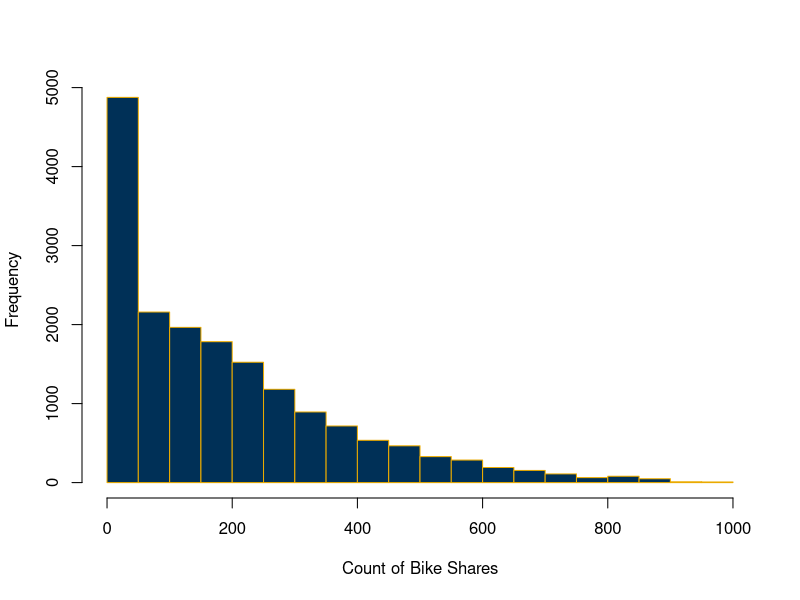
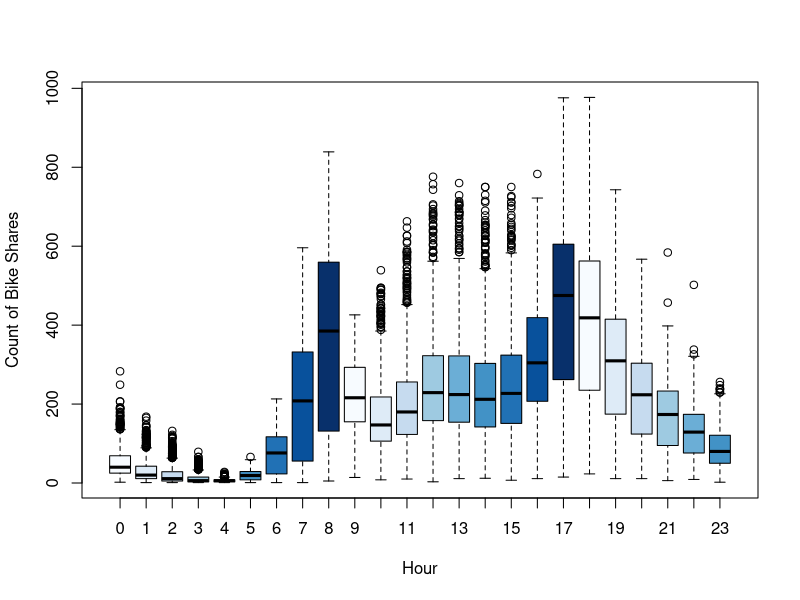
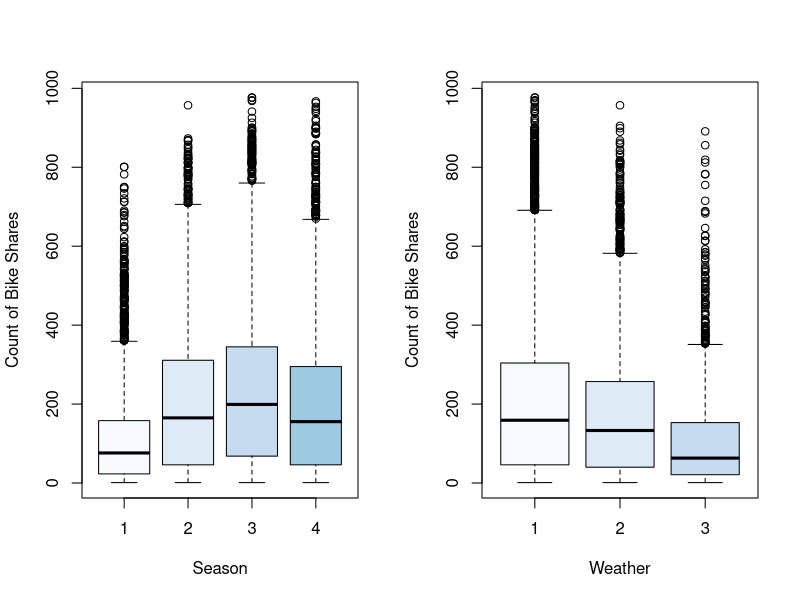
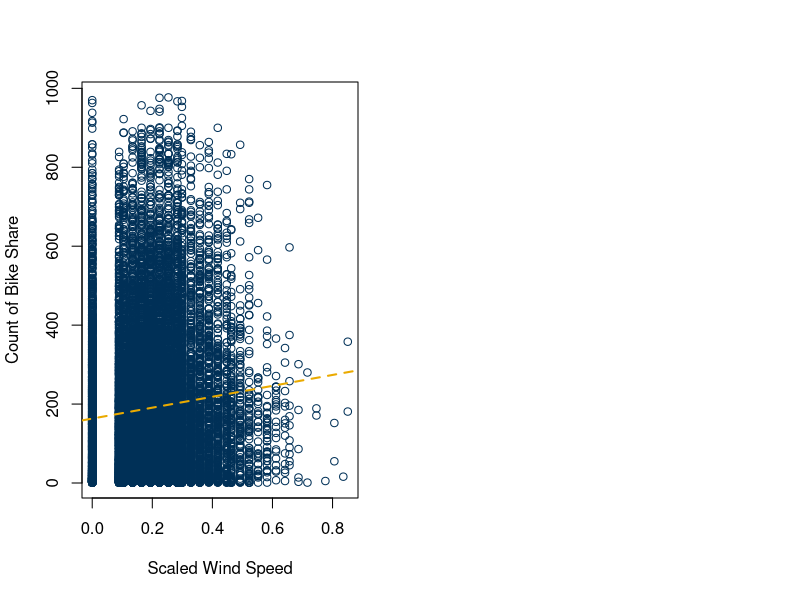
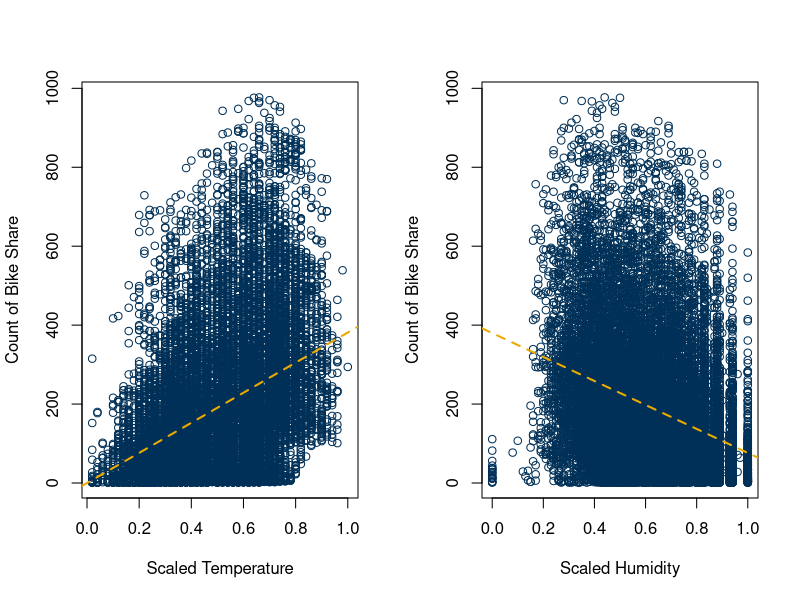
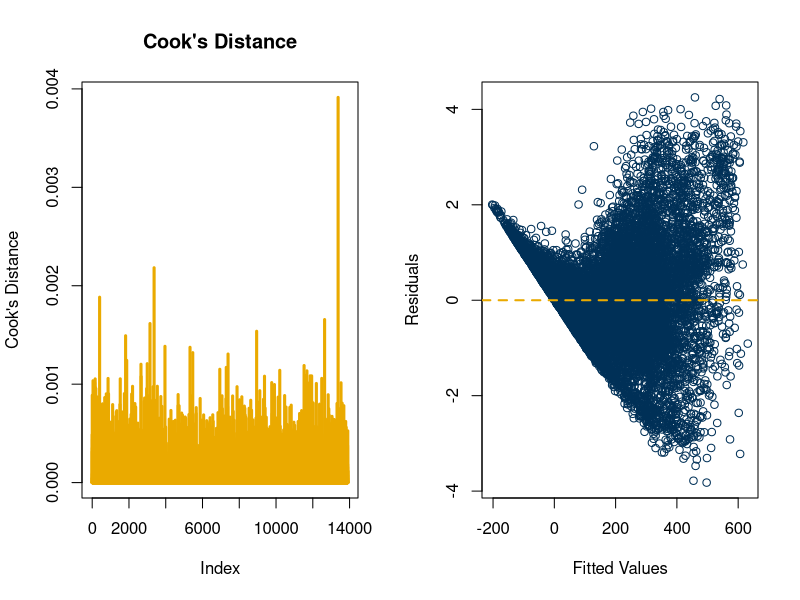
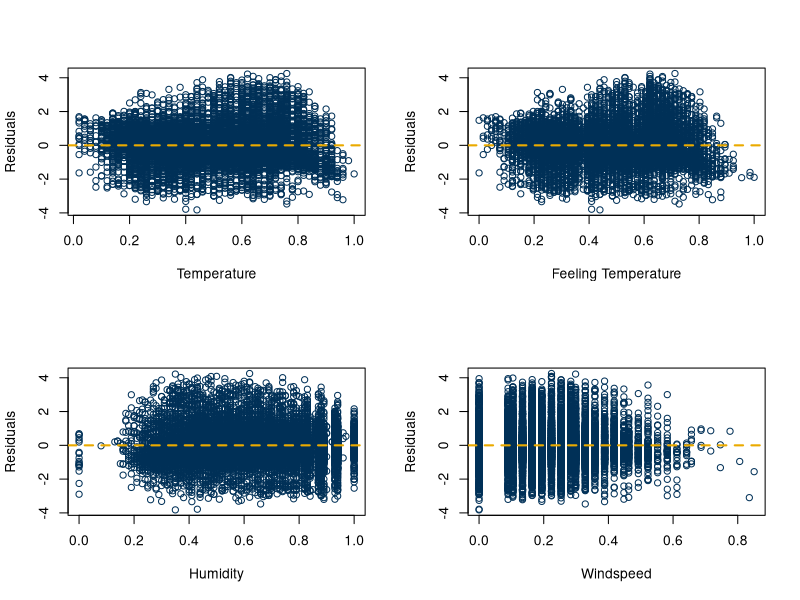
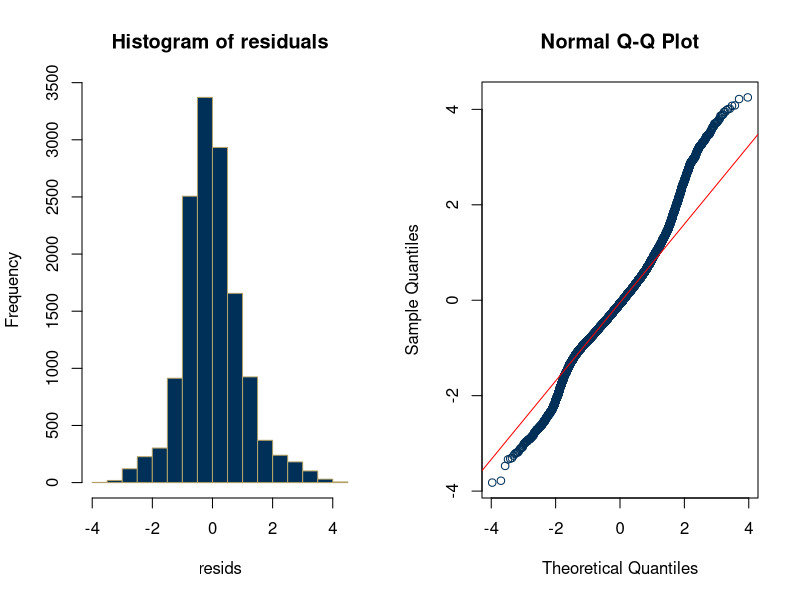

The R script that drew these images, in order: (Note: this script raises an error after producing the figures.)
## ---- chunk 1
knitr::opts_chunk$set(echo = TRUE)
## ---- chunk 2
# Set colors
gtblue = rgb(0, 48, 87, maxColorValue = 255)
techgold = rgb(179, 163, 105, maxColorValue = 255)
buzzgold = rgb(234, 170, 0, maxColorValue = 255)
bobbyjones = rgb(55, 113, 23, maxColorValue = 255)
# Read the data using read.csv
data = read.csv("Bikes.csv")
# Show the number of observations
obs = nrow(data)
cat("There are", obs, "observations in the data")
## ---- chunk 3
# Check the distribution of the response, cnt
hist(data$cnt,
     main="",
     xlab="Count of Bike Shares",
     border=buzzgold,
     col=gtblue)
## ---- chunk 4
# Check the response, cnt, against time of day
boxplot(cnt~hr,
        main="",
        xlab="Hour",
        ylab="Count of Bike Shares",
        col=blues9,
        data=data)
## ---- chunk 5
par(mfrow=c(1, 2))

# Plot cnt against season
boxplot(cnt~season,
        main="",
        xlab="Season",
        ylab="Count of Bike Shares",
        col=blues9,
        data=data)

# Plot cnt against weather
boxplot(cnt~weathersit,
        main="",
        xlab="Weather",
        ylab="Count of Bike Shares",
        col=blues9,
        data=data)
## ---- chunk 6
plot(data$windspeed,
     data$cnt,
     xlab="Scaled Wind Speed",
     ylab="Count of Bike Share",
     main="",
     col=gtblue)
abline(lm(cnt~windspeed, data=data), 
       col=buzzgold, 
       lty=2, lwd=2)
## ---- chunk 7
par(mfrow=c(1, 2))

plot(data$temp, 
     data$cnt, 
     xlab="Scaled Temperature",
     ylab="Count of Bike Share",
     main="",
     col=gtblue)
abline(lm(cnt~temp, data=data), col=buzzgold, lty=2, lwd=2)

plot(data$hum, 
     data$cnt, 
     xlab="Scaled Humidity",
     ylab="Count of Bike Share",
     main="",
     col=gtblue)
abline(lm(cnt~hum, data=data), col=buzzgold, lty=2, lwd=2)
## ---- chunk 8
# Set a seed for reproducibility
set.seed(9)

# Remove the irrelevant columns
clean_data = data[-c(1,2,9,15,16)]

# Convert the numerical categorical variables to predictors
clean_data$season = as.factor(clean_data$season)
clean_data$yr = as.factor(clean_data$yr)
clean_data$mnth = as.factor(clean_data$mnth)
clean_data$hr = as.factor(clean_data$hr)
clean_data$holiday = as.factor(clean_data$holiday)
clean_data$weekday = as.factor(clean_data$weekday)
clean_data$weathersit = as.factor(clean_data$weathersit)

# 80% Train 20% Test split
sample_size = floor(0.8*nrow(clean_data))
picked = sample(seq_len(nrow(clean_data)), size=sample_size)
train = clean_data[picked,]
test = clean_data[-picked,]
## ---- chunk 9
# Create a multiple linear regression model
model1 = lm(cnt ~ ., data=train)
summary(model1)
## ---- chunk 10
which(summary(model1)$coeff[,4]>0.05)
## ---- chunk 11
summary(data$weathersit)
## ---- chunk 12
# Create dummy variables
weathersit.1 = ifelse(data$weathersit == 1, 1, 0)
weathersit.2 = ifelse(data$weathersit == 2, 1, 0)
weathersit.3 = ifelse(data$weathersit == 3, 1, 0)

# Include all dummy variables without intercept
fit.1 = lm(cnt ~ weathersit.1 + weathersit.2
           + weathersit.3 - 1, data=data)
# Include 2 dummy variables with intercept
fit.2 = lm(cnt ~ weathersit.2 + weathersit.3,
           data=data)
# Use categorical variable
fit.3 = lm(cnt ~ weathersit, data=clean_data)

summary(fit.1)
summary(fit.2)
summary(fit.3)
## ---- chunk 13
# Cook’s Distance
cook = cooks.distance(model1)
plot(cook,
     type="h",
     lwd=3,
     col=buzzgold,
     ylab = "Cook's Distance",
     main="Cook's Distance")

## ---- chunk 14
library(car)
round(vif(model1),3)
## ---- chunk 15
# Extract the standardized residuals
resids = rstandard(model1)
fits = model1$fitted

# Plot the standardized residuals against
# fitted values
plot(fits, resids,
     xlab="Fitted Values",
     ylab="Residuals",
     main="",
     col=gtblue)
abline(0, 0, 
       col=buzzgold, 
       lty=2, lwd=2)
## ---- chunk 16
par(mfrow=c(2,2))
# Plot the standardized residuals against
# temperature
plot(train$temp, resids,
     xlab="Temperature",
     ylab="Residuals",
     main="",
     col=gtblue)
abline(0, 0, 
       col=buzzgold, 
       lty=2, lwd=2)
plot(train$atemp, resids,
     xlab="Feeling Temperature",
     ylab="Residuals",
     main="",
     col=gtblue)
abline(0, 0, 
       col=buzzgold, 
       lty=2, lwd=2)
plot(train$hum, resids,
     xlab="Humidity",
     ylab="Residuals",
     main="",
     col=gtblue)
abline(0, 0, 
       col=buzzgold, 
       lty=2, lwd=2)
plot(train$windspeed, resids,
     xlab="Windspeed",
     ylab="Residuals",
     main="",
     col=gtblue)
abline(0, 0, 
       col=buzzgold, 
       lty=2, lwd=2)
## ---- chunk 17
par(mfrow=c(1,2))
# Plot histogram of std residuals
hist(resids,
     nclass=20,
     col=gtblue,
     border=techgold,
     main="Histogram of residuals")

# qq plot of std residuals
qqnorm(resids,       
       col=gtblue)
qqline(resids,
       col="red")

## ---- chunk 18
# Box-Cox Transformation
bc = boxCox(model1)
lambda = bc$x[which(bc$y==max(bc$y))]
cat("Optimal lambda:", lambda)

# Fitting the model with square root
# transformation
model2 = lm(sqrt(cnt)~., data=train)
summary(model2)

## ---- chunk 19
which(summary(model2)$coeff[,4]>0.05)

## ---- chunk 20
cat('R-squared:', summary(model2)$r.squared)
## ---- chunk 21
vif(model2)
## ---- chunk 22
# Extract the standardized residuals
resids2 = rstandard(model2)
fits2 = model2$fitted

par(mfrow=c(3,3))
# Constant Variance Assumption
plot(fits2, resids2,
     xlab="Fitted Values",
     ylab="Residuals",
     main="",
     col=gtblue)
abline(0, 0, 
       col=buzzgold, 
       lty=2, lwd=2)
# Plot the standardized residuals against
# temperature
plot(train$temp, resids2,
     xlab="Temperature",
     ylab="Residuals",
     main="",
     col=gtblue)
abline(0, 0, 
       col=buzzgold, 
       lty=2, lwd=2)
plot(train$atemp, resids2,
     xlab="Feeling Temperature",
     ylab="Residuals",
     main="",
     col=gtblue)
abline(0, 0, 
       col=buzzgold, 
       lty=2, lwd=2)
plot(train$hum, resids2,
     xlab="Humidity",
     ylab="Residuals",
     main="",
     col=gtblue)
abline(0, 0, 
       col=buzzgold, 
       lty=2, lwd=2)
plot(train$windspeed, resids2,
     xlab="Windspeed",
     ylab="Residuals",
     main="",
     col=gtblue)
abline(0, 0, 
       col=buzzgold, 
       lty=2, lwd=2)
# Plot histogram of std residuals
hist(resids2,
     nclass=20,
     col=gtblue,
     border=techgold,
     main="Histogram of residuals")

# qq plot of std residuals
qqnorm(resids2,       
       col=gtblue)
qqline(resids2,
       col="red")
## ---- chunk 23
# Set a seed for reproducibility
set.seed(9)

# Remove data for hours 0-6
hrs = as.numeric(data$hr)
data_red = clean_data[which(hrs>=7),]

# 80% Train 20% Test split
sample_size = floor(0.8*nrow(data_red))
picked = sample(seq_len(nrow(data_red)), size=sample_size)
train_red = data_red[picked,]
test_red = data_red[-picked,]

# Fitting the model with square root transformation
model3 = lm(sqrt(cnt)~.,data=train_red)
summary(model3)$r.squared

which(summary(model3)$coeff[,4]>0.05)

## ---- chunk 24
# Extract the standardized residuals
resids3 = rstandard(model3)
fits3 = model3$fitted

par(mfrow=c(2,4))
# Constant Variance Assumption
plot(fits3, resids3,
     xlab="Fitted Values",
     ylab="Residuals",
     main="",
     col=gtblue)
abline(0, 0, 
       col=buzzgold, 
       lty=2, lwd=2)
# Plot the standardized residuals against
# temperature
plot(train_red$temp, resids3,
     xlab="Temperature",
     ylab="Residuals",
     main="",
     col=gtblue)
abline(0, 0, 
       col=buzzgold, 
       lty=2, lwd=2)
plot(train_red$atemp, resids3,
     xlab="Feeling Temperature",
     ylab="Residuals",
     main="",
     col=gtblue)
abline(0, 0, 
       col=buzzgold, 
       lty=2, lwd=2)
plot(train_red$hum, resids3,
     xlab="Humidity",
     ylab="Residuals",
     main="",
     col=gtblue)
abline(0, 0, 
       col=buzzgold, 
       lty=2, lwd=2)
plot(train_red$windspeed, resids3,
     xlab="Windspeed",
     ylab="Residuals",
     main="",
     col=gtblue)
abline(0, 0, 
       col=buzzgold, 
       lty=2, lwd=2)
# Plot histogram of std residuals
hist(resids3,
     nclass=20,
     col=gtblue,
     border=techgold,
     main="Histogram of residuals")

# qq plot of std residuals
qqnorm(resids2,       
       col=gtblue)
qqline(resids3,
       col="red")

# Cook’s Distance
cook3 = cooks.distance(model1)
plot(cook3,
     type="h",
     lwd=3,
     col=buzzgold,
     ylab = "Cook's Distance",
     main="Cook's Distance")
## ---- chunk 25
# Build a prediction of the models with the new test data
# Specify whether a confidence or prediction interval
pred1 = predict(model1, test, interval = 'prediction', level=0.95)
pred2 = predict(model2, test, interval = 'prediction', level=0.95)
pred3 = predict(model3, test_red, interval = 'prediction', level=0.95)

head(pred1, 12)
## ---- chunk 26
## Save Predictions to compare with observed data
test.pred1 = pred1[,1]
test.lwr1 = pred1[,2]
test.upr1 = pred1[,3]

# Mean Squared Prediction Error (MSPE)
mean((test.pred1-test$cnt)^2) 

# Mean Absolute Prediction Error (MAE)
mean(abs(test.pred1-test$cnt)) 

# Mean Absolute Percentage Error (MAPE)
mean(abs(test.pred1-test$cnt)/test$cnt) 

# Precision Measure (PM)
sum((test.pred1-test$cnt)^2)/sum((test$cnt-mean(test$cnt))^2) 

# Calculate number of values outside UCL and LCL
sum(test$cnt<test.lwr1 | test$cnt>test.upr1) / nrow(test)
## ---- chunk 27
## Save Predictions to compare with observed data
test.pred2 = pred2[,1]^2
test.lwr2 = pred2[,2]
test.upr2 = pred2[,3]

# Mean Squared Prediction Error (MSPE)
mean((test.pred2-test$cnt)^2)

# Mean Absolute Prediction Error (MAE)
mean(abs(test.pred2-test$cnt))

# Mean Absolute Percentage Error (MAPE)
mean(abs(test.pred2-test$cnt)/test$cnt)

# Precision Measure (PM)
sum((test.pred2-test$cnt)^2)/sum((test$cnt-mean(test$cnt))^2)

# CI Measure (CIM)
sum(sqrt(test$cnt)<test.lwr2 | sqrt(test$cnt)>test.upr2) / nrow(test)
## ---- chunk 28
## Save Predictions to compare with observed data
test.pred3 = pred3[,1]^2
test.lwr3 = pred3[,2]
test.upr3 = pred3[,3]

# Mean Squared Prediction Error (MSPE)
mean((test.pred3-test_red$cnt)^2)

# Mean Absolute Prediction Error (MAE)
mean(abs(test.pred3-test_red$cnt))

# Mean Absolute Percentage Error (MAPE)
mean(abs(test.pred3-test_red$cnt)/test_red$cnt)

# Precision Measure (PM)
sum((test.pred3-test_red$cnt)^2)/sum((test_red$cnt-mean(test_red$cnt))^2)

# CI Measure (CIM)
sum(sqrt(test_red$cnt)<test.lwr3 | sqrt(test_red$cnt)>test.upr3) / nrow(test_red)
## ---- chunk 29
# Approach: Subsample 40% of the initial data sample & repeat 100 times
count = 1
n = nrow(train)
B = 100
ncoef = dim(summary(model1)$coeff)[1]
pv_matrix = matrix(0,nrow = ncoef,ncol = B)

while (count <= B) {
  # 40% random sample of indices
  subsample = sample(n, floor(n*0.4), replace=FALSE)
  # Extract the random subsample data
  subdata = train[subsample,]
  # Fit the regression for each subsample
  submod = lm(sqrt(cnt)~.,data=subdata)
  # Save the p-values
  pv_matrix[,count] = summary(submod)$coeff[,4]
  # Increment to the next subsample
  count = count + 1
}

# Count pvalues smaller than 0.01 across the 100 (sub)models
alpha = 0.01
pv_significant = rowSums(pv_matrix < alpha)

## ---- chunk 30
# Which regression coefficients are statistically significant?
idx_scoef = which(pv_significant>=95)

# Plot the 100 p-values of the significant coefficients
matplot(pv_matrix[idx_scoef,],
     xlab="Regression Coefficient Index",
     ylab="P-values across 100 Samples",
     type="p",
     pch="o",
     col=gtblue)

# Show the p-values of the significant coefficients in model2
cbind(round(summary(model2)$coeff[idx_scoef,c(1,4)],3),
      Freq=pv_significant[idx_scoef])
## ---- chunk 31
## Which regression coefficients are not statistically significant?
idx_icoef = which(pv_significant<85)

# Plot the 100 p-values of the coefficients not statistically
# significant
matplot(pv_matrix[idx_icoef,],
     xlab="Regression Coefficient Index",
     ylab="P-values across 100 Samples",
     type="p",
     pch="o",
     col=gtblue)

# Show the p-values of coefficients not stastically significant
# in model2
cbind(round(summary(model2)$coeff[idx_icoef,c(1,4)],3),
      Freq=pv_significant[idx_icoef])
